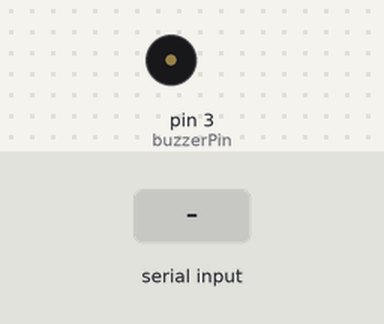
A sketch run on a simulated Arduino Uno, built with avr-gcc and run on an emulated ATmega328P. Shown: buzzer (waves = sounding). The inputs (shaded band) are chosen by the test bench.

Above: at 1.2 s.
1.3 s: "1" received over Serial
At 2.2 s:
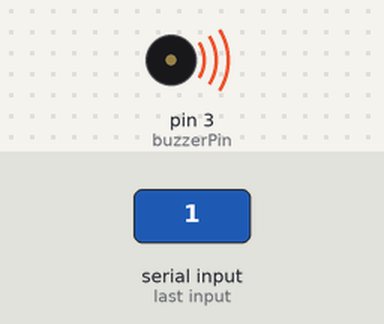
Timing chart, 0 to 5.8 s (numbered marks = the images above; inputs shaded):
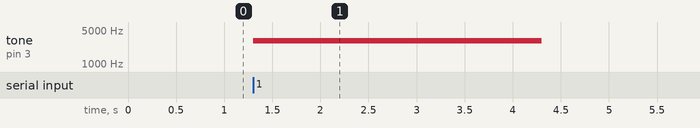

The sketch:

code_lentesofi.ino
```cpp
// Arduino de los LENTES (receptor)
const int buzzerPin = 3;
const bool BUZZER_ES_PASIVO = true; // true = tone(); false = activo HIGH/LOW
const int  FREQ_HZ = 3000;

unsigned long lastMsgMs = 0;
const unsigned long TIMEOUT_MS = 3000; // si no llega nada en 3s, apaga por seguridad

void setup() {
  pinMode(buzzerPin, OUTPUT);
  if (!BUZZER_ES_PASIVO) digitalWrite(buzzerPin, LOW);
  Serial.begin(115200);
}

void buzzerOn() {
  if (BUZZER_ES_PASIVO) tone(buzzerPin, FREQ_HZ);
  else digitalWrite(buzzerPin, HIGH);
}

void buzzerOff() {
  if (BUZZER_ES_PASIVO) noTone(buzzerPin);
  else digitalWrite(buzzerPin, LOW);
}

void loop() {
  while (Serial.available() > 0) {
    char c = Serial.read();
    if (c == '1') {
      buzzerOn();
      lastMsgMs = millis();
    } else if (c == '0') {
      buzzerOff();
      lastMsgMs = millis();
    }
  }
  if (millis() - lastMsgMs > TIMEOUT_MS) {
    buzzerOff();
  }
}
```

Measured:
- after the input at 1.3 s, tone on pin 3 (buzzerPin): silent → 3000 Hz at once, → silent 3.0 s later
